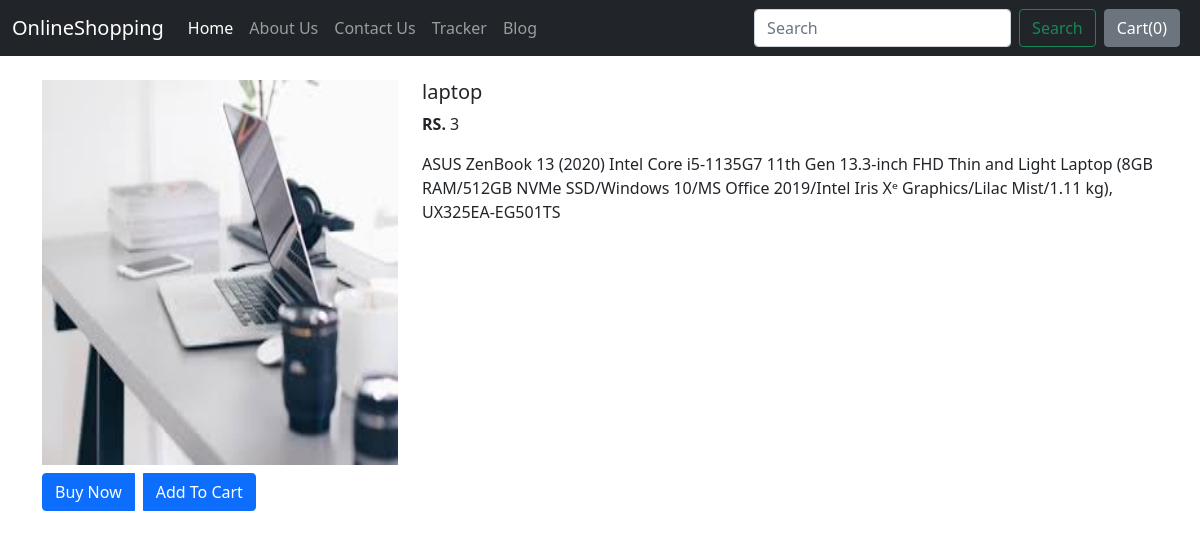
/myonlineshop/products/2, run on the app's committed database.
### myonlineshop/models.py (models this page shows)
class Product(models.Model):
    product_id = models.AutoField
    product_name = models.CharField( max_length=50)
    category=models.CharField(max_length=50,default="")
    sub_category=models.CharField(max_length=50,default="")
    price=models.IntegerField(default=0)
    desc = models.CharField(max_length=300)
    pub_date = models.DateField()
    image=models.ImageField(upload_to="myonlineshop/images",default="")
    def __str__(self):
       return self.product_name

### myonlineshop/views.py (the view)
# urls.py: path("products/<int:myid>",views.productview,name="ProductView"),
def productview(request,myid):
       product=Product.objects.filter(id=myid)
       print(product)
       return render(request,"myonlineshop/productview.html",{'product':product[0]})

### myonlineshop/templates/myonlineshop/productview.html (shortened to what this page needs)
{% extends 'myonlineshop/basic.html' %}
{% block body %}
<div class="container my-4">
    <div class="row">
        <div class="col-md-4">
            <div class="row">
                <img src="/media/{{product.image}}" width="233px" height="385">
            </div>
            <div class="btn-group my-2 " >
                <button class="btn btn-primary"> Buy Now</button>
                <button class="btn btn-primary mx-2 "> Add To Cart</button>
            </div>
        </div>
        <div class="col-md-8">
            <h5>{{product.product_name}}</h5>
            <p><b>RS. </b>{{product.price}} </p>
            <p>{{product.desc}}</p>
        </div>
    </div>
</div>
{% endblock %}

### data on the page
Product: image (picture), product_name "laptop", price "3", desc "ASUS ZenBook 13 (2020) Intel Core i5-1135G7 11th Gen 13.3-inch FHD Thin and Light Laptop (8GB RAM/512GB NVMe SSD/Windows 10/MS Office 2019/Intel Iris Xᵉ Graphics/Lilac Mist/1.11 kg), UX325EA-EG501TS"
